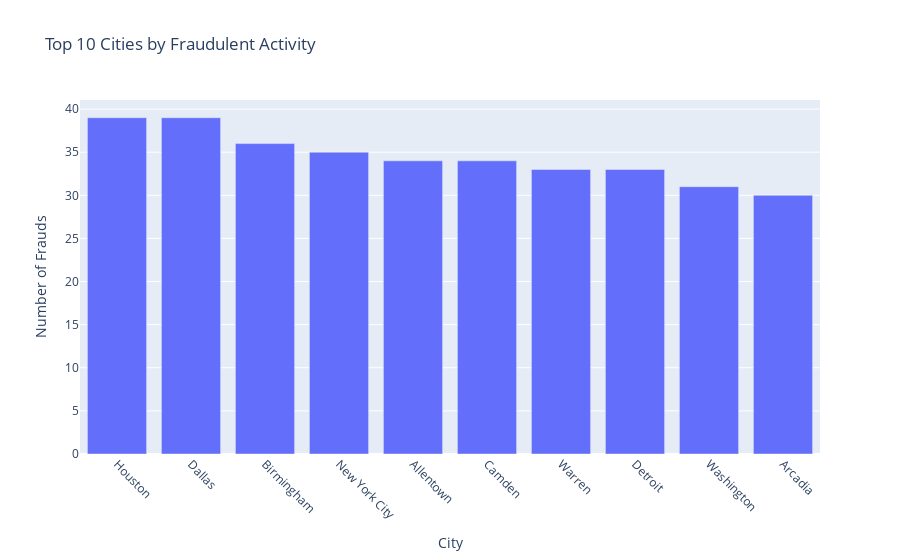

The cell this chart's notebook holds for it:
### Markdown cell above
# Top 10 cities by number of frauds

### Code cell
top_cities = temp[temp['is_fraud'] == 1]['city'].value_counts().head(10).index
filtered_data = temp[(temp['is_fraud'] == 1) & (temp['city'].isin(top_cities))]
city_fraud_counts = filtered_data['city'].value_counts().reset_index()
city_fraud_counts.columns = ['city', 'count']
sorted_order = city_fraud_counts['city']

fig = px.bar(city_fraud_counts, x='city', y='count', title='Top 10 Cities by Fraudulent Activity',
             labels={'city': 'City', 'count': 'Number of Frauds'}, category_orders={'city': sorted_order})

fig.update_layout(xaxis_title='City', yaxis_title='Number of Frauds')
fig.update_xaxes(tickangle=45, tickmode='array', tickvals=sorted_order, ticktext=sorted_order)

fig.show()

### Figure 1 — Plotly figure (JSON) as saved in the notebook; plotly's stock layout.template omitted (floating-point values rounded to 4 significant figures)
{"data": [{"alignmentgroup": "True", "hovertemplate": "City=%{x}<br>Number of Frauds=%{y}<extra></extra>", "legendgroup": "", "marker": {"color": "#636efa", "pattern": {"shape": ""}}, "name": "", "offsetgroup": "", "orientation": "v", "showlegend": false, "textposition": "auto", "type": "bar", "x": ["Houston", "Dallas", "Birmingham", "New York City", "Allentown", "Camden", "Warren", "Detroit", "Washington", "Arcadia"], "xaxis": "x", "y": [39, 39, 36, 35, 34, 34, 33, 33, 31, 30], "yaxis": "y"}], "layout": {"barmode": "relative", "legend": {"tracegroupgap": 0}, "title": {"text": "Top 10 Cities by Fraudulent Activity"}, "xaxis": {"anchor": "y", "categoryarray": ["Houston", "Dallas", "Birmingham", "New York City", "Allentown", "Camden", "Warren", "Detroit", "Washington", "Arcadia"], "categoryorder": "array", "domain": [0, 1], "tickangle": 45, "tickmode": "array", "ticktext": ["Houston", "Dallas", "Birmingham", "New York City", "Allentown", "Camden", "Warren", "Detroit", "Washington", "Arcadia"], "tickvals": ["Houston", "Dallas", "Birmingham", "New York City", "Allentown", "Camden", "Warren", "Detroit", "Washington", "Arcadia"], "title": {"text": "City"}}, "yaxis": {"anchor": "x", "domain": [0, 1], "title": {"text": "Number of Frauds"}}}}
